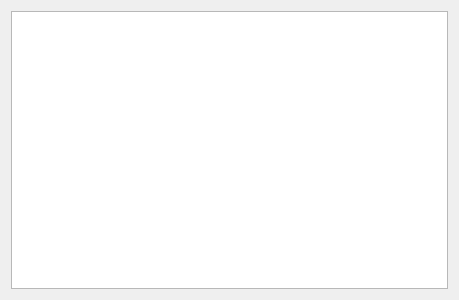
<?xml version="1.0" encoding="UTF-8"?>
<ui version="4.0">
 <class>OnlineUser</class>
 <widget class="QWidget" name="OnlineUser">
  <property name="geometry">
   <rect>
    <x>0</x>
    <y>0</y>
    <width>459</width>
    <height>300</height>
   </rect>
  </property>
  <property name="windowTitle">
   <string>在线用户</string>
  </property>
  <property name="windowIcon">
   <iconset>
    <normaloff>C:/Users/39886/Desktop/在线用户.png</normaloff>C:/Users/39886/Desktop/在线用户.png</iconset>
  </property>
  <layout class="QVBoxLayout" name="verticalLayout">
   <item>
    <widget class="QListWidget" name="listWidget"/>
   </item>
  </layout>
 </widget>
 <resources/>
 <connections/>
</ui>
